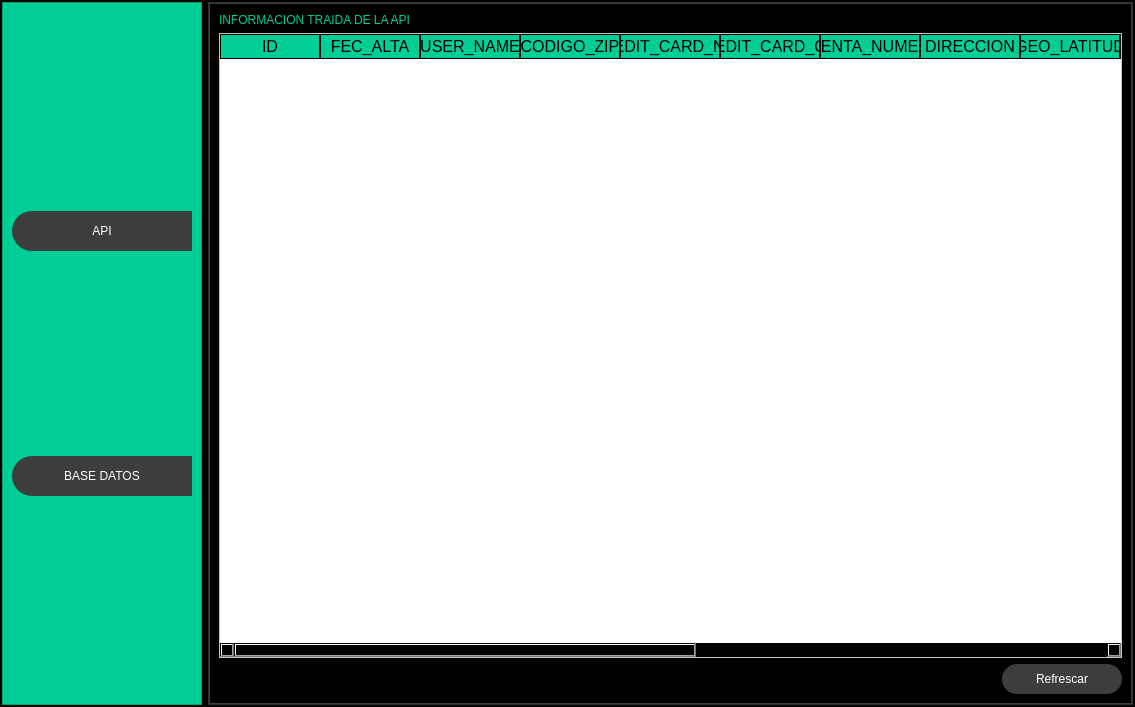
<?xml version="1.0" encoding="UTF-8"?>
<ui version="4.0">
 <class>MainWindow</class>
 <widget class="QMainWindow" name="MainWindow">
  <property name="geometry">
   <rect>
    <x>0</x>
    <y>0</y>
    <width>1135</width>
    <height>707</height>
   </rect>
  </property>
  <property name="minimumSize">
   <size>
    <width>120</width>
    <height>30</height>
   </size>
  </property>
  <property name="windowTitle">
   <string>MainWindow</string>
  </property>
  <widget class="QWidget" name="centralwidget">
   <layout class="QVBoxLayout" name="verticalLayout_5">
    <property name="spacing">
     <number>0</number>
    </property>
    <property name="leftMargin">
     <number>0</number>
    </property>
    <property name="topMargin">
     <number>0</number>
    </property>
    <property name="rightMargin">
     <number>0</number>
    </property>
    <property name="bottomMargin">
     <number>0</number>
    </property>
    <item>
     <widget class="QFrame" name="frame">
      <property name="styleSheet">
       <string notr="true">background-color: rgb(0, 0, 0);</string>
      </property>
      <property name="frameShape">
       <enum>QFrame::StyledPanel</enum>
      </property>
      <property name="frameShadow">
       <enum>QFrame::Raised</enum>
      </property>
      <layout class="QVBoxLayout" name="verticalLayout_2" stretch="8">
       <property name="spacing">
        <number>0</number>
       </property>
       <property name="leftMargin">
        <number>0</number>
       </property>
       <property name="topMargin">
        <number>0</number>
       </property>
       <property name="rightMargin">
        <number>0</number>
       </property>
       <property name="bottomMargin">
        <number>0</number>
       </property>
       <item>
        <widget class="QFrame" name="frame_Contenido">
         <property name="minimumSize">
          <size>
           <width>0</width>
           <height>0</height>
          </size>
         </property>
         <property name="maximumSize">
          <size>
           <width>16777215</width>
           <height>16777215</height>
          </size>
         </property>
         <property name="frameShape">
          <enum>QFrame::StyledPanel</enum>
         </property>
         <property name="frameShadow">
          <enum>QFrame::Raised</enum>
         </property>
         <layout class="QHBoxLayout" name="horizontalLayout_2">
          <property name="leftMargin">
           <number>0</number>
          </property>
          <property name="topMargin">
           <number>0</number>
          </property>
          <property name="rightMargin">
           <number>0</number>
          </property>
          <property name="bottomMargin">
           <number>0</number>
          </property>
          <item>
           <widget class="QFrame" name="frame_Control">
            <property name="minimumSize">
             <size>
              <width>200</width>
              <height>0</height>
             </size>
            </property>
            <property name="maximumSize">
             <size>
              <width>0</width>
              <height>16777215</height>
             </size>
            </property>
            <property name="styleSheet">
             <string notr="true">QFrame{
background-color:rgb(0,206,151);
}
QPushButton{
background-color:rgb(61,61,61);
border-top-left-radius:20px;
border-bottom-left-radius:20px;
color:rgb(255,255,255);
font:77 10pt &quot;Arial Black&quot;;
}
QPushButton:hover{
background-color:white;
border-top-left-radius:20px;
border-botto,-left-radius:20px;
color:rgb(0,0,0);
font:77 10pt &quot;Arial Black&quot;;
}</string>
            </property>
            <property name="frameShape">
             <enum>QFrame::StyledPanel</enum>
            </property>
            <property name="frameShadow">
             <enum>QFrame::Raised</enum>
            </property>
            <layout class="QVBoxLayout" name="verticalLayout_3">
             <item>
              <widget class="QPushButton" name="pushButton">
               <property name="minimumSize">
                <size>
                 <width>0</width>
                 <height>40</height>
                </size>
               </property>
               <property name="text">
                <string>API</string>
               </property>
              </widget>
             </item>
             <item>
              <widget class="QPushButton" name="pushButton_2">
               <property name="minimumSize">
                <size>
                 <width>0</width>
                 <height>40</height>
                </size>
               </property>
               <property name="text">
                <string>BASE DATOS</string>
               </property>
              </widget>
             </item>
            </layout>
           </widget>
          </item>
          <item>
           <widget class="QFrame" name="frame_Pagina">
            <property name="styleSheet">
             <string notr="true">QFrame{
background-color:rgb(61,61,61);
}

QLabel{
font:87 12pt &quot;Arial Black&quot;;
background-color:#000000ff;
color:rgb(0,206,151);
border:0px solid #14C8DC;

}


QLineEdit{
border:0px;
color:rgb(255,255,255);
border-bottom:2px solid rgb(61,61,61);
font:75 12pt &quot;Times New Roman&quot;;
}

QPushButton{
background-color:rgb(61,61,61);
border-radius: 15px;
color:rgb(255,255,255);
font:77 10pt &quot;Arial Black&quot;;

}

QPushButton:hover{
background-color:rgb(0,206,151);
border-radius: 15px;
color:rgb(0,0,0);
font: 77 10pt &quot;Arial Black&quot;;
}

QTableWidget{
background-color: rgb(255,255,255);
color: rgb(0, 0, 0);
gridline-color: rgb(0,206,151);
font-size: 12pt;
color: #000000;
}


QHeaderView::section{
background-color: rgb(0,206,151);
border: 1px solid rgb(0,0,0);
font-size:12pt;


}

QTableWidget QTableCornerButton::section{
background-color:rgb(0,0,0);
border:1px solid rgb(0,206,151);
}</string>
            </property>
            <property name="frameShape">
             <enum>QFrame::StyledPanel</enum>
            </property>
            <property name="frameShadow">
             <enum>QFrame::Raised</enum>
            </property>
            <layout class="QVBoxLayout" name="verticalLayout_4">
             <property name="spacing">
              <number>0</number>
             </property>
             <property name="leftMargin">
              <number>1</number>
             </property>
             <property name="topMargin">
              <number>1</number>
             </property>
             <property name="rightMargin">
              <number>1</number>
             </property>
             <property name="bottomMargin">
              <number>1</number>
             </property>
             <item>
              <widget class="QStackedWidget" name="stackedWidget">
               <property name="minimumSize">
                <size>
                 <width>120</width>
                 <height>30</height>
                </size>
               </property>
               <widget class="QWidget" name="page_Api">
                <layout class="QVBoxLayout" name="verticalLayout">
                 <item>
                  <widget class="QLabel" name="label">
                   <property name="text">
                    <string>INFORMACION TRAIDA DE LA API</string>
                   </property>
                  </widget>
                 </item>
                 <item>
                  <widget class="QTableWidget" name="tableWidget">
                   <column>
                    <property name="text">
                     <string>ID</string>
                    </property>
                   </column>
                   <column>
                    <property name="text">
                     <string>FEC_ALTA</string>
                    </property>
                   </column>
                   <column>
                    <property name="text">
                     <string>USER_NAME</string>
                    </property>
                   </column>
                   <column>
                    <property name="text">
                     <string>CODIGO_ZIP</string>
                    </property>
                   </column>
                   <column>
                    <property name="text">
                     <string>CREDIT_CARD_NUM</string>
                    </property>
                   </column>
                   <column>
                    <property name="text">
                     <string>CREDIT_CARD_CCV</string>
                    </property>
                   </column>
                   <column>
                    <property name="text">
                     <string>CUENTA_NUMERO</string>
                    </property>
                   </column>
                   <column>
                    <property name="text">
                     <string>DIRECCION</string>
                    </property>
                   </column>
                   <column>
                    <property name="text">
                     <string>GEO_LATITUD</string>
                    </property>
                   </column>
                   <column>
                    <property name="text">
                     <string>GEO_LONGITUD</string>
                    </property>
                   </column>
                   <column>
                    <property name="text">
                     <string>COLOR_FAVORITO</string>
                    </property>
                   </column>
                   <column>
                    <property name="text">
                     <string>IP</string>
                    </property>
                   </column>
                   <column>
                    <property name="text">
                     <string>AUTO</string>
                    </property>
                   </column>
                   <column>
                    <property name="text">
                     <string>AUTO_MODELO</string>
                    </property>
                   </column>
                   <column>
                    <property name="text">
                     <string>AUTO_TIPO</string>
                    </property>
                   </column>
                   <column>
                    <property name="text">
                     <string>AUTO_COLOR</string>
                    </property>
                   </column>
                   <column>
                    <property name="text">
                     <string>FEC_BIRTHDAY</string>
                    </property>
                   </column>
                  </widget>
                 </item>
                 <item>
                  <layout class="QHBoxLayout" name="horizontalLayout_5">
                   <item>
                    <spacer name="horizontalSpacer_2">
                     <property name="orientation">
                      <enum>Qt::Horizontal</enum>
                     </property>
                     <property name="sizeHint" stdset="0">
                      <size>
                       <width>88</width>
                       <height>20</height>
                      </size>
                     </property>
                    </spacer>
                   </item>
                   <item>
                    <widget class="QPushButton" name="btn_Refrescar">
                     <property name="minimumSize">
                      <size>
                       <width>120</width>
                       <height>30</height>
                      </size>
                     </property>
                     <property name="text">
                      <string>Refrescar</string>
                     </property>
                    </widget>
                   </item>
                  </layout>
                 </item>
                </layout>
               </widget>
               <widget class="QWidget" name="page_BD">
                <widget class="QPushButton" name="btn_cargueMasivo">
                 <property name="geometry">
                  <rect>
                   <x>744</x>
                   <y>580</y>
                   <width>171</width>
                   <height>24</height>
                  </rect>
                 </property>
                 <property name="text">
                  <string>Cargue Masivo</string>
                 </property>
                </widget>
                <widget class="QTableWidget" name="tableWidget_2">
                 <property name="geometry">
                  <rect>
                   <x>0</x>
                   <y>56</y>
                   <width>911</width>
                   <height>511</height>
                  </rect>
                 </property>
                 <column>
                  <property name="text">
                   <string>ID</string>
                  </property>
                 </column>
                 <column>
                  <property name="text">
                   <string>FEC_ALTA</string>
                  </property>
                 </column>
                 <column>
                  <property name="text">
                   <string>USER_NAME</string>
                  </property>
                 </column>
                 <column>
                  <property name="text">
                   <string>CODIGO_ZIP</string>
                  </property>
                 </column>
                 <column>
                  <property name="text">
                   <string>CREDIT_CARD_NUM</string>
                  </property>
                 </column>
                 <column>
                  <property name="text">
                   <string>CREDIT_CARD_CCV</string>
                  </property>
                 </column>
                 <column>
                  <property name="text">
                   <string>CUENTA_NUMERO</string>
                  </property>
                 </column>
                 <column>
                  <property name="text">
                   <string>DIRECCION</string>
                  </property>
                 </column>
                 <column>
                  <property name="text">
                   <string>GEO_LATITUD</string>
                  </property>
                 </column>
                 <column>
                  <property name="text">
                   <string>GEO_LONGITUD</string>
                  </property>
                 </column>
                 <column>
                  <property name="text">
                   <string>COLOR_FAVORITO</string>
                  </property>
                 </column>
                 <column>
                  <property name="text">
                   <string>IP</string>
                  </property>
                 </column>
                 <column>
                  <property name="text">
                   <string>AUTO</string>
                  </property>
                 </column>
                 <column>
                  <property name="text">
                   <string>AUTO_MODELO</string>
                  </property>
                 </column>
                 <column>
                  <property name="text">
                   <string>AUTO_TIPO</string>
                  </property>
                 </column>
                 <column>
                  <property name="text">
                   <string>AUTO_COLOR</string>
                  </property>
                 </column>
                 <column>
                  <property name="text">
                   <string>FEC_BIRTHDAY</string>
                  </property>
                 </column>
                </widget>
                <widget class="QLabel" name="label_2">
                 <property name="geometry">
                  <rect>
                   <x>4</x>
                   <y>15</y>
                   <width>581</width>
                   <height>31</height>
                  </rect>
                 </property>
                 <property name="text">
                  <string>INFORMACION ALMACENDA EN LA BASE DE DATOS</string>
                 </property>
                </widget>
                <widget class="QWidget" name="">
                 <property name="geometry">
                  <rect>
                   <x>0</x>
                   <y>580</y>
                   <width>751</width>
                   <height>26</height>
                  </rect>
                 </property>
                 <layout class="QHBoxLayout" name="horizontalLayout_7">
                  <item>
                   <spacer name="horizontalSpacer">
                    <property name="orientation">
                     <enum>Qt::Horizontal</enum>
                    </property>
                    <property name="sizeHint" stdset="0">
                     <size>
                      <width>40</width>
                      <height>20</height>
                     </size>
                    </property>
                   </spacer>
                  </item>
                 </layout>
                </widget>
               </widget>
              </widget>
             </item>
            </layout>
           </widget>
          </item>
         </layout>
        </widget>
       </item>
      </layout>
     </widget>
    </item>
   </layout>
  </widget>
 </widget>
 <resources/>
 <connections/>
</ui>
